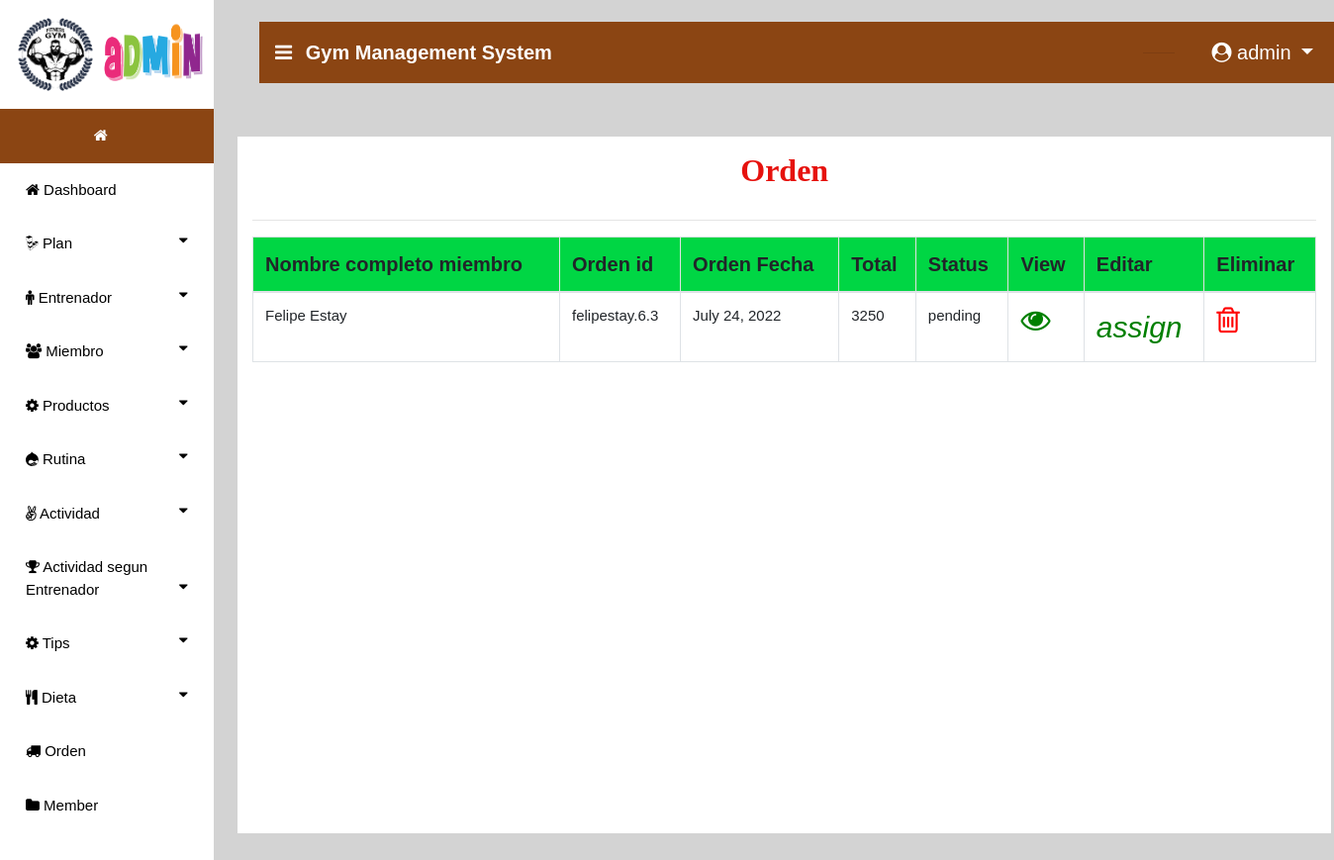
The page /view_order (signed in) on the database its author committed.
### gym/models.py (models this page shows, shortened)
class Booking(models.Model):
    status = models.ForeignKey(Status, on_delete=models.CASCADE, null=True)
    member = models.ForeignKey(Member, on_delete=models.CASCADE, null=True)
    booking_id = models.CharField(max_length=200,null=True)
    quantity = models.CharField(max_length=100,null=True)
    book_date = models.CharField(max_length=30, null=True)
    total = models.IntegerField(null=True)

class Member(models.Model):
    user = models.ForeignKey(User, on_delete=models.CASCADE, null=True)
    batch = models.ForeignKey(Batch, on_delete=models.CASCADE, null=True)
    contact = models.CharField(max_length=10, null=True)
    address = models.CharField(max_length=10, null=True)
    height = models.CharField(max_length=10, null=True)
    weight = models.CharField(max_length=10, null=True)
    doj = models.DateField(max_length=10, null=True)
    dob = models.DateField(max_length=10, null=True)
    image = models.FileField(null=True)

class Status(models.Model):
    status = models.CharField(max_length=30, null=True)

### gym/views.py (the view)
# urls.py: path('view_order', View_Order,name="view_order"),
def View_Order(request):
    book = Booking.objects.all()
    d = {'book':book}
    return render(request,'view_order.html',d)

### gym/templates/view_order.html (shortened to what this page needs)
{% extends 'navigation3.html' %}
{% block body1 %}
<div style="background-color:lightgrey;width:100%;height:800px;position:absolute">
<div class="container" style="margin-top:%;background:white;width:100%;height:88%">
<center><h2 style = "margin-top:2%;padding:15px;font-family : 'Monotype Corsiva' ; color : #E6120E ; font-weight : bold;margin-top:5%">Orden</h2></center><hr>
<table class="table table-bordered" id="myTable">
  <thead>
  <tr>
    <th>Nombre completo miembro</th>
    <th>Orden id</th>
    <th>Orden Fecha</th>
    <th>Total</th>
    <th>Status</th>
    <th>View</th>
    <th>Editar</th>
    <th>Eliminar</th>
  </tr>
  </thead>
   <tbody>
{% for i in book %}
  <tr>
    <td>{{i.member.user.first_name}} {{i.member.user.last_name}}</td>
    <td>{{i.booking_id}}</td>
    <td>{{i.book_date}}</td>
    <td>{{i.total}}</td>
    <td>{{i.status.status}}</td>
    <td><a href="{% url 'order_detail' i.booking_id i.id %}"><i style="font-size:30px;color:green" class="fa fa-eye"></i></a></td>
    <td><a href="{% url 'status1' i.id %}"><i style="font-size:30px;color:green">assign</i></a></td>
    <td><a href="{% url 'delete_order' i.id %}"><i style="font-size:30px;color:red" class="fa fa-trash-o" onclick="return confirm('esta seguro?')"></i></a> </td>
  </tr>
   {% endfor %}
    </tbody>
</table>
 </div></div>
{% endblock %}

### gym/templates/navigation3.html (shortened to what this page needs)
{% extends 'navigation2.html' %}
{% block body %}
<nav class="navbar navbar-expand-lg navbar-light" style="margin-left:2%;margin-top:2%;width:99%;background-color:SaddleBrown">
  <a class="navbar-brand" href="#" style="color:white;font-weight:bold"><i class="fa fa-bars" style="margin-right:8px"></i> Gym Management System</a>
  {% if request.user.is_staff %}
     <div class="collapse navbar-collapse nav justify-content-end" id="navbarNavDropdown">
      <li class="nav-item dropdown" style="margin-right:3%;color:white;margin-left:600px">
        <a class="nav-link dropdown" style="margin-left:5%;color:white" href="#" id="navbarDropdown" role="button" data-toggle="dropdown" aria-haspopup="true">
        </a>
        <hr>
      </li>
  </div>
     {% endif %}
  <div class="collapse navbar-collapse nav justify-content-end" id="navbarNavDropdown">
      <li class="nav-item dropdown" style="margin-right:3%;color:white">
        <a class="nav-link dropdown-toggle" style="color:white;margin-left:5%" href="#" id="navbarDropdown" role="button" data-toggle="dropdown" aria-haspopup="true" aria-expanded="false">
          <i class="fa fa-user-circle"></i> {{request.user.username}}
        </a>
      </li>
  </div>
 </nav>
{% block body1 %}
{% endblock %}
{% endblock %}

### gym/templates/navigation2.html (style rules this page uses)
thead { background:#00d644; }
body { font-family: "Lato", sans-serif; }
body { margin:0;font-family:Arial }
.dropdown { float:right; }

### gym/templates/view_order.html (style rules this page uses)
td { font-size:15px; }

### rows shown on the page
Booking: member.user.first_name "Felipe", member.user.last_name "Estay", booking_id "felipestay.6.3", book_date "July 24, 2022", total "3250", status.status "pending"

### other values the page prints
{{ request.user.username }} "admin"
